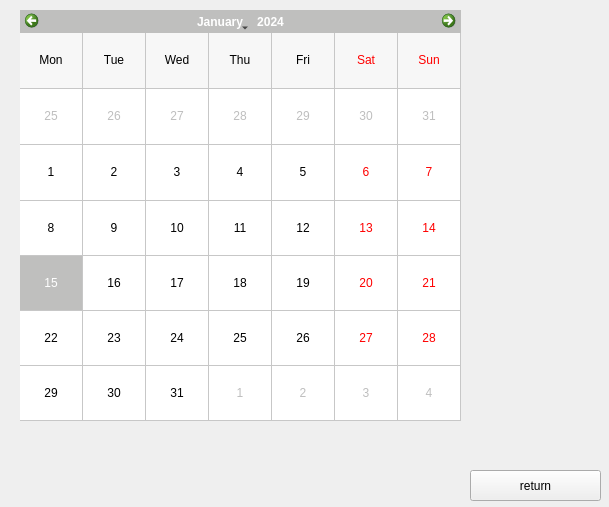
<?xml version="1.0" encoding="UTF-8"?>
<ui version="4.0">
 <class>EmployeeCalendar</class>
 <widget class="QWidget" name="EmployeeCalendar">
  <property name="geometry">
   <rect>
    <x>0</x>
    <y>0</y>
    <width>609</width>
    <height>507</height>
   </rect>
  </property>
  <property name="palette">
   <palette>
    <active>
     <colorrole role="Mid">
      <brush brushstyle="SolidPattern">
       <color alpha="255">
        <red>147</red>
        <green>147</green>
        <blue>147</blue>
       </color>
      </brush>
     </colorrole>
    </active>
    <inactive>
     <colorrole role="Mid">
      <brush brushstyle="SolidPattern">
       <color alpha="255">
        <red>147</red>
        <green>147</green>
        <blue>147</blue>
       </color>
      </brush>
     </colorrole>
    </inactive>
    <disabled>
     <colorrole role="Mid">
      <brush brushstyle="SolidPattern">
       <color alpha="255">
        <red>147</red>
        <green>147</green>
        <blue>147</blue>
       </color>
      </brush>
     </colorrole>
    </disabled>
   </palette>
  </property>
  <property name="windowTitle">
   <string>EmployeeCalendar</string>
  </property>
  <widget class="QPushButton" name="return_from_ec">
   <property name="geometry">
    <rect>
     <x>470</x>
     <y>470</y>
     <width>131</width>
     <height>31</height>
    </rect>
   </property>
   <property name="text">
    <string>return</string>
   </property>
  </widget>
  <widget class="QCalendarWidget" name="calendar_employee">
   <property name="geometry">
    <rect>
     <x>20</x>
     <y>10</y>
     <width>441</width>
     <height>411</height>
    </rect>
   </property>
   <property name="palette">
    <palette>
     <active>
      <colorrole role="Light">
       <brush brushstyle="SolidPattern">
        <color alpha="255">
         <red>214</red>
         <green>214</green>
         <blue>214</blue>
        </color>
       </brush>
      </colorrole>
      <colorrole role="Mid">
       <brush brushstyle="SolidPattern">
        <color alpha="255">
         <red>140</red>
         <green>140</green>
         <blue>140</blue>
        </color>
       </brush>
      </colorrole>
      <colorrole role="Highlight">
       <brush brushstyle="SolidPattern">
        <color alpha="255">
         <red>191</red>
         <green>191</green>
         <blue>190</blue>
        </color>
       </brush>
      </colorrole>
     </active>
     <inactive>
      <colorrole role="Light">
       <brush brushstyle="SolidPattern">
        <color alpha="255">
         <red>214</red>
         <green>214</green>
         <blue>214</blue>
        </color>
       </brush>
      </colorrole>
      <colorrole role="Mid">
       <brush brushstyle="SolidPattern">
        <color alpha="255">
         <red>140</red>
         <green>140</green>
         <blue>140</blue>
        </color>
       </brush>
      </colorrole>
      <colorrole role="Highlight">
       <brush brushstyle="SolidPattern">
        <color alpha="255">
         <red>191</red>
         <green>191</green>
         <blue>190</blue>
        </color>
       </brush>
      </colorrole>
     </inactive>
     <disabled>
      <colorrole role="Light">
       <brush brushstyle="SolidPattern">
        <color alpha="255">
         <red>214</red>
         <green>214</green>
         <blue>214</blue>
        </color>
       </brush>
      </colorrole>
      <colorrole role="Mid">
       <brush brushstyle="SolidPattern">
        <color alpha="255">
         <red>140</red>
         <green>140</green>
         <blue>140</blue>
        </color>
       </brush>
      </colorrole>
      <colorrole role="Highlight">
       <brush brushstyle="SolidPattern">
        <color alpha="255">
         <red>0</red>
         <green>120</green>
         <blue>215</blue>
        </color>
       </brush>
      </colorrole>
     </disabled>
    </palette>
   </property>
   <property name="styleSheet">
    <string notr="true"/>
   </property>
   <property name="gridVisible">
    <bool>true</bool>
   </property>
   <property name="verticalHeaderFormat">
    <enum>QCalendarWidget::NoVerticalHeader</enum>
   </property>
  </widget>
 </widget>
 <layoutdefault spacing="6" margin="11"/>
 <resources/>
 <connections/>
 <slots>
  <slot>taken_days()</slot>
 </slots>
</ui>
